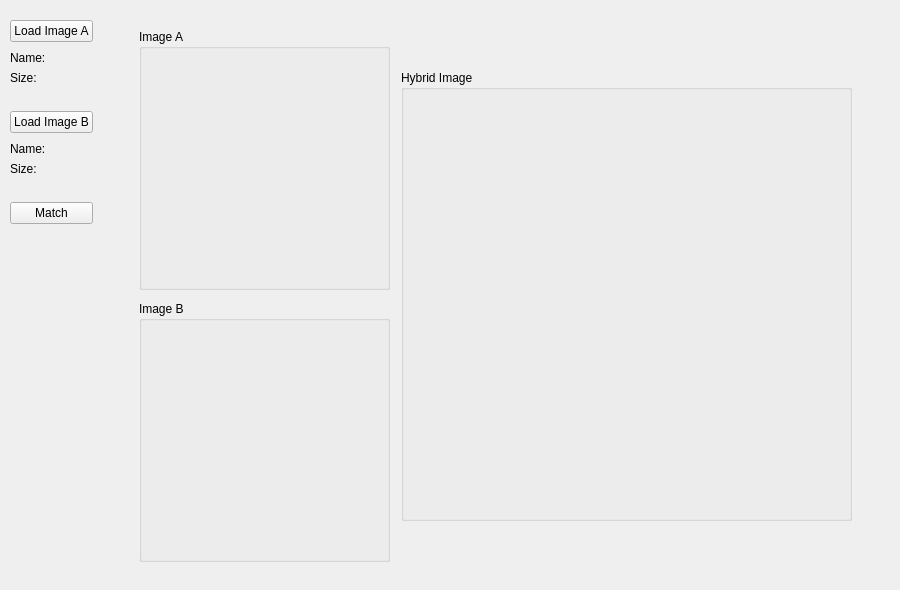
       <widget class="QWidget" name="Matching">
        <attribute name="title">
         <string>Matching</string>
        </attribute>
        <widget class="QWidget" name="gridLayoutWidget_9">
         <property name="geometry">
          <rect>
           <x>10</x>
           <y>10</y>
           <width>881</width>
           <height>571</height>
          </rect>
         </property>
         <layout class="QGridLayout" name="gridLayout_24">
          <item row="0" column="1">
           <spacer name="horizontalSpacer_23">
            <property name="orientation">
             <enum>Qt::Horizontal</enum>
            </property>
            <property name="sizeType">
             <enum>QSizePolicy::Expanding</enum>
            </property>
            <property name="sizeHint" stdset="0">
             <size>
              <width>5</width>
              <height>20</height>
             </size>
            </property>
           </spacer>
          </item>
          <item row="0" column="2">
           <layout class="QGridLayout" name="gridLayout_25">
            <item row="0" column="1">
             <spacer name="horizontalSpacer_24">
              <property name="orientation">
               <enum>Qt::Horizontal</enum>
              </property>
              <property name="sizeType">
               <enum>QSizePolicy::Maximum</enum>
              </property>
              <property name="sizeHint" stdset="0">
               <size>
                <width>5</width>
                <height>20</height>
               </size>
              </property>
             </spacer>
            </item>
            <item row="0" column="2">
             <widget class="QGroupBox" name="groupBox_21">
              <property name="minimumSize">
               <size>
                <width>451</width>
                <height>451</height>
               </size>
              </property>
              <property name="maximumSize">
               <size>
                <width>451</width>
                <height>451</height>
               </size>
              </property>
              <property name="title">
               <string>Hybrid Image</string>
              </property>
              <widget class="ImageView" name="matchingImg" native="true">
               <property name="geometry">
                <rect>
                 <x>20</x>
                 <y>30</y>
                 <width>401</width>
                 <height>401</height>
                </rect>
               </property>
               <property name="minimumSize">
                <size>
                 <width>401</width>
                 <height>401</height>
                </size>
               </property>
               <property name="maximumSize">
                <size>
                 <width>401</width>
                 <height>401</height>
                </size>
               </property>
              </widget>
             </widget>
            </item>
            <item row="0" column="0">
             <layout class="QVBoxLayout" name="verticalLayout_19">
              <item>
               <widget class="QGroupBox" name="groupBox_22">
                <property name="minimumSize">
                 <size>
                  <width>251</width>
                  <height>261</height>
                 </size>
                </property>
                <property name="maximumSize">
                 <size>
                  <width>261</width>
                  <height>271</height>
                 </size>
                </property>
                <property name="title">
                 <string>Image A</string>
                </property>
                <widget class="ImageView" name="matchingA" native="true">
                 <property name="geometry">
                  <rect>
                   <x>10</x>
                   <y>20</y>
                   <width>231</width>
                   <height>231</height>
                  </rect>
                 </property>
                 <property name="minimumSize">
                  <size>
                   <width>231</width>
                   <height>231</height>
                  </size>
                 </property>
                 <property name="maximumSize">
                  <size>
                   <width>231</width>
                   <height>231</height>
                  </size>
                 </property>
                </widget>
               </widget>
              </item>
              <item>
               <spacer name="verticalSpacer_37">
                <property name="orientation">
                 <enum>Qt::Vertical</enum>
                </property>
                <property name="sizeType">
                 <enum>QSizePolicy::Maximum</enum>
                </property>
                <property name="sizeHint" stdset="0">
                 <size>
                  <width>20</width>
                  <height>5</height>
                 </size>
                </property>
               </spacer>
              </item>
              <item>
               <widget class="QGroupBox" name="groupBox_23">
                <property name="minimumSize">
                 <size>
                  <width>251</width>
                  <height>261</height>
                 </size>
                </property>
                <property name="title">
                 <string>Image B</string>
                </property>
                <widget class="ImageView" name="matchingB" native="true">
                 <property name="geometry">
                  <rect>
                   <x>10</x>
                   <y>20</y>
                   <width>231</width>
                   <height>231</height>
                  </rect>
                 </property>
                 <property name="minimumSize">
                  <size>
                   <width>231</width>
                   <height>231</height>
                  </size>
                 </property>
                 <property name="maximumSize">
                  <size>
                   <width>231</width>
                   <height>231</height>
                  </size>
                 </property>
                </widget>
               </widget>
              </item>
             </layout>
            </item>
           </layout>
          </item>
          <item row="0" column="0">
           <layout class="QVBoxLayout" name="verticalLayout_20">
            <item>
             <spacer name="verticalSpacer_38">
              <property name="orientation">
               <enum>Qt::Vertical</enum>
              </property>
              <property name="sizeType">
               <enum>QSizePolicy::Maximum</enum>
              </property>
              <property name="sizeHint" stdset="0">
               <size>
                <width>1</width>
                <height>10</height>
               </size>
              </property>
             </spacer>
            </item>
            <item>
             <widget class="QPushButton" name="matchingLoaderA">
              <property name="text">
               <string>Load Image A</string>
              </property>
             </widget>
            </item>
            <item>
             <spacer name="verticalSpacer_39">
              <property name="orientation">
               <enum>Qt::Vertical</enum>
              </property>
              <property name="sizeType">
               <enum>QSizePolicy::Maximum</enum>
              </property>
              <property name="sizeHint" stdset="0">
               <size>
                <width>1</width>
                <height>3</height>
               </size>
              </property>
             </spacer>
            </item>
            <item>
             <layout class="QVBoxLayout" name="verticalLayout_21">
              <item>
               <widget class="QLabel" name="matchingInputAName">
                <property name="text">
                 <string>Name:</string>
                </property>
               </widget>
              </item>
              <item>
               <widget class="QLabel" name="matchingInputASize">
                <property name="text">
                 <string>Size:</string>
                </property>
               </widget>
              </item>
             </layout>
            </item>
            <item>
             <spacer name="verticalSpacer_40">
              <property name="orientation">
               <enum>Qt::Vertical</enum>
              </property>
              <property name="sizeType">
               <enum>QSizePolicy::Maximum</enum>
              </property>
              <property name="sizeHint" stdset="0">
               <size>
                <width>1</width>
                <height>20</height>
               </size>
              </property>
             </spacer>
            </item>
            <item>
             <widget class="QPushButton" name="matchingLoaderB">
              <property name="text">
               <string>Load Image B</string>
              </property>
             </widget>
            </item>
            <item>
             <spacer name="verticalSpacer_41">
              <property name="orientation">
               <enum>Qt::Vertical</enum>
              </property>
              <property name="sizeType">
               <enum>QSizePolicy::Maximum</enum>
              </property>
              <property name="sizeHint" stdset="0">
               <size>
                <width>1</width>
                <height>3</height>
               </size>
              </property>
             </spacer>
            </item>
            <item>
             <layout class="QVBoxLayout" name="verticalLayout_26">
              <item>
               <widget class="QLabel" name="matchingInputBName">
                <property name="text">
                 <string>Name:</string>
                </property>
               </widget>
              </item>
              <item>
               <widget class="QLabel" name="matchingInputBSize">
                <property name="text">
                 <string>Size:</string>
                </property>
               </widget>
              </item>
             </layout>
            </item>
            <item>
             <spacer name="verticalSpacer_42">
              <property name="orientation">
               <enum>Qt::Vertical</enum>
              </property>
              <property name="sizeType">
               <enum>QSizePolicy::Maximum</enum>
              </property>
              <property name="sizeHint" stdset="0">
               <size>
                <width>1</width>
                <height>20</height>
               </size>
              </property>
             </spacer>
            </item>
            <item>
             <widget class="QPushButton" name="matchingApply_Btn">
              <property name="text">
               <string>Match</string>
              </property>
             </widget>
            </item>
            <item>
             <spacer name="verticalSpacer_43">
              <property name="orientation">
               <enum>Qt::Vertical</enum>
              </property>
              <property name="sizeType">
               <enum>QSizePolicy::Expanding</enum>
              </property>
              <property name="sizeHint" stdset="0">
               <size>
                <width>20</width>
                <height>40</height>
               </size>
              </property>
             </spacer>
            </item>
           </layout>
          </item>
          <item row="0" column="3">
           <spacer name="horizontalSpacer_25">
            <property name="orientation">
             <enum>Qt::Horizontal</enum>
            </property>
            <property name="sizeHint" stdset="0">
             <size>
              <width>5</width>
              <height>20</height>
             </size>
            </property>
           </spacer>
          </item>
         </layout>
        </widget>
       </widget>
